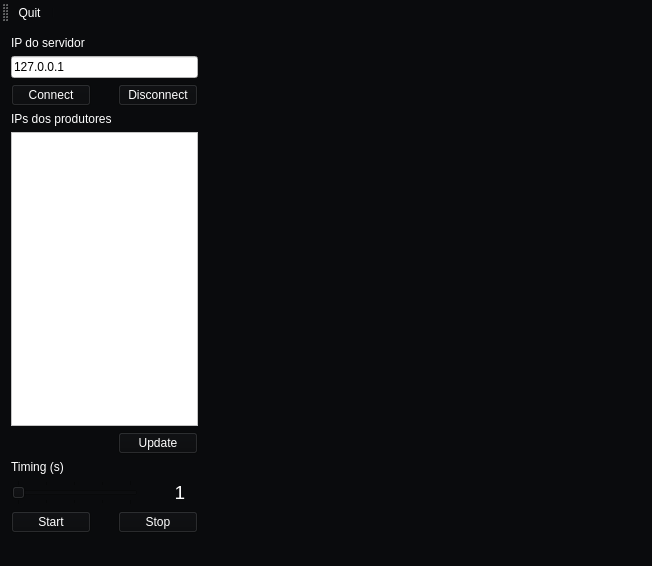
<?xml version="1.0" encoding="UTF-8"?>
<ui version="4.0">
 <class>MainWindow</class>
 <widget class="QMainWindow" name="MainWindow">
  <property name="geometry">
   <rect>
    <x>0</x>
    <y>0</y>
    <width>652</width>
    <height>566</height>
   </rect>
  </property>
  <property name="windowTitle">
   <string>Tcp Client Consumer</string>
  </property>
  <property name="styleSheet">
   <string notr="true">background-color: rgba(10, 11, 13, 0.9);
border-bottom-color: rgb(46, 52, 54);</string>
  </property>
  <widget class="QWidget" name="centralWidget">
   <layout class="QGridLayout" name="gridLayout">
    <item row="0" column="0">
     <layout class="QHBoxLayout" name="horizontalLayout" stretch="30,70">
      <item>
       <layout class="QVBoxLayout" name="verticalLayout">
        <item>
         <widget class="QLabel" name="label">
          <property name="styleSheet">
           <string notr="true">color: rgb(255, 255, 255);</string>
          </property>
          <property name="text">
           <string>IP do servidor</string>
          </property>
         </widget>
        </item>
        <item>
         <widget class="QLineEdit" name="lineEditIp">
          <property name="styleSheet">
           <string notr="true">background-color: rgb(255, 255, 255);</string>
          </property>
          <property name="text">
           <string>127.0.0.1</string>
          </property>
         </widget>
        </item>
        <item>
         <layout class="QHBoxLayout" name="horizontalLayout_3">
          <item>
           <widget class="QPushButton" name="pushButtonConnect">
            <property name="styleSheet">
             <string notr="true">color: rgb(255, 255, 255);</string>
            </property>
            <property name="text">
             <string>Connect</string>
            </property>
           </widget>
          </item>
          <item>
           <spacer name="horizontalSpacer_3">
            <property name="orientation">
             <enum>Qt::Horizontal</enum>
            </property>
            <property name="sizeHint" stdset="0">
             <size>
              <width>18</width>
              <height>20</height>
             </size>
            </property>
           </spacer>
          </item>
          <item>
           <widget class="QPushButton" name="pushButtonDisconnect">
            <property name="styleSheet">
             <string notr="true">color: rgb(255, 255, 255);</string>
            </property>
            <property name="text">
             <string>Disconnect</string>
            </property>
           </widget>
          </item>
         </layout>
        </item>
        <item>
         <widget class="QLabel" name="label_2">
          <property name="styleSheet">
           <string notr="true">color: rgb(255, 255, 255);
</string>
          </property>
          <property name="text">
           <string>IPs dos produtores</string>
          </property>
         </widget>
        </item>
        <item>
         <widget class="QListWidget" name="listWidgetIps">
          <property name="styleSheet">
           <string notr="true">background-color: rgb(255, 255, 255);
selection-color: rgb(0, 0, 0);
color: rgb(0, 0, 0);
selection-background-color: rgba(29, 28, 28, 159);</string>
          </property>
          <property name="currentRow">
           <number>-1</number>
          </property>
         </widget>
        </item>
        <item>
         <layout class="QHBoxLayout" name="horizontalLayout_7">
          <item>
           <spacer name="horizontalSpacer_2">
            <property name="orientation">
             <enum>Qt::Horizontal</enum>
            </property>
            <property name="sizeHint" stdset="0">
             <size>
              <width>158</width>
              <height>20</height>
             </size>
            </property>
           </spacer>
          </item>
          <item>
           <widget class="QPushButton" name="pushButtonUpdate">
            <property name="styleSheet">
             <string notr="true">color: rgb(255, 255, 255);</string>
            </property>
            <property name="text">
             <string>Update</string>
            </property>
           </widget>
          </item>
         </layout>
        </item>
        <item>
         <widget class="QLabel" name="label_3">
          <property name="styleSheet">
           <string notr="true">color: rgb(255, 255, 255);</string>
          </property>
          <property name="text">
           <string>Timing (s)</string>
          </property>
         </widget>
        </item>
        <item>
         <layout class="QHBoxLayout" name="horizontalLayout_6" stretch="70,10,20">
          <item>
           <widget class="QSlider" name="horizontalSliderTiming">
            <property name="styleSheet">
             <string notr="true">selection-background-color: rgb(255, 255, 255);
tick-color: rgb(46, 52, 54);</string>
            </property>
            <property name="minimum">
             <number>1</number>
            </property>
            <property name="maximum">
             <number>5</number>
            </property>
            <property name="orientation">
             <enum>Qt::Horizontal</enum>
            </property>
            <property name="tickPosition">
             <enum>QSlider::TicksBothSides</enum>
            </property>
            <property name="tickInterval">
             <number>1</number>
            </property>
           </widget>
          </item>
          <item>
           <spacer name="horizontalSpacer_6">
            <property name="orientation">
             <enum>Qt::Horizontal</enum>
            </property>
            <property name="sizeHint" stdset="0">
             <size>
              <width>13</width>
              <height>22</height>
             </size>
            </property>
           </spacer>
          </item>
          <item>
           <widget class="QLabel" name="labelTiming">
            <property name="font">
             <font>
              <pointsize>14</pointsize>
             </font>
            </property>
            <property name="focusPolicy">
             <enum>Qt::NoFocus</enum>
            </property>
            <property name="contextMenuPolicy">
             <enum>Qt::DefaultContextMenu</enum>
            </property>
            <property name="styleSheet">
             <string notr="true">color: rgb(255, 255, 255);</string>
            </property>
            <property name="frameShape">
             <enum>QFrame::NoFrame</enum>
            </property>
            <property name="frameShadow">
             <enum>QFrame::Plain</enum>
            </property>
            <property name="text">
             <string>1</string>
            </property>
            <property name="textFormat">
             <enum>Qt::RichText</enum>
            </property>
            <property name="alignment">
             <set>Qt::AlignCenter</set>
            </property>
           </widget>
          </item>
         </layout>
        </item>
        <item>
         <layout class="QHBoxLayout" name="horizontalLayout_4">
          <item>
           <widget class="QPushButton" name="pushButtonConnectStart">
            <property name="styleSheet">
             <string notr="true">color: rgb(255, 255, 255);</string>
            </property>
            <property name="text">
             <string>Start</string>
            </property>
           </widget>
          </item>
          <item>
           <spacer name="horizontalSpacer_7">
            <property name="orientation">
             <enum>Qt::Horizontal</enum>
            </property>
            <property name="sizeHint" stdset="0">
             <size>
              <width>18</width>
              <height>20</height>
             </size>
            </property>
           </spacer>
          </item>
          <item>
           <widget class="QPushButton" name="pushButtonConnectStop">
            <property name="styleSheet">
             <string notr="true">color: rgb(255, 255, 255);</string>
            </property>
            <property name="text">
             <string>Stop</string>
            </property>
           </widget>
          </item>
         </layout>
        </item>
       </layout>
      </item>
      <item>
       <widget class="Ploter" name="widgetGrafico" native="true"/>
      </item>
     </layout>
    </item>
   </layout>
  </widget>
  <widget class="QMenuBar" name="menuBar">
   <property name="geometry">
    <rect>
     <x>0</x>
     <y>0</y>
     <width>652</width>
     <height>22</height>
    </rect>
   </property>
   <property name="styleSheet">
    <string notr="true">color: rgb(255, 255, 255);</string>
   </property>
  </widget>
  <widget class="QToolBar" name="mainToolBar">
   <property name="styleSheet">
    <string notr="true">color: rgb(255, 255, 255);</string>
   </property>
   <attribute name="toolBarArea">
    <enum>TopToolBarArea</enum>
   </attribute>
   <attribute name="toolBarBreak">
    <bool>false</bool>
   </attribute>
   <addaction name="actionQuit"/>
   <addaction name="separator"/>
  </widget>
  <widget class="QStatusBar" name="statusBar"/>
  <action name="actionQuit">
   <property name="text">
    <string>Quit</string>
   </property>
  </action>
 </widget>
 <layoutdefault spacing="6" margin="11"/>
 <customwidgets>
  <customwidget>
   <class>Ploter</class>
   <extends>QWidget</extends>
   <header>ploter.h</header>
   <container>1</container>
  </customwidget>
 </customwidgets>
 <resources/>
 <connections>
  <connection>
   <sender>horizontalSliderTiming</sender>
   <signal>valueChanged(int)</signal>
   <receiver>labelTiming</receiver>
   <slot>setNum(int)</slot>
   <hints>
    <hint type="sourcelabel">
     <x>123</x>
     <y>491</y>
    </hint>
    <hint type="destinationlabel">
     <x>179</x>
     <y>484</y>
    </hint>
   </hints>
  </connection>
  <connection>
   <sender>listWidgetIps</sender>
   <signal>doubleClicked(QModelIndex)</signal>
   <receiver>MainWindow</receiver>
   <slot>updateLineEditIP()</slot>
   <hints>
    <hint type="sourcelabel">
     <x>48</x>
     <y>269</y>
    </hint>
    <hint type="destinationlabel">
     <x>5</x>
     <y>197</y>
    </hint>
   </hints>
  </connection>
 </connections>
 <slots>
  <slot>tcpConnect(QString)</slot>
  <slot>updateLineEditIP()</slot>
  <slot>slot2()</slot>
 </slots>
</ui>
